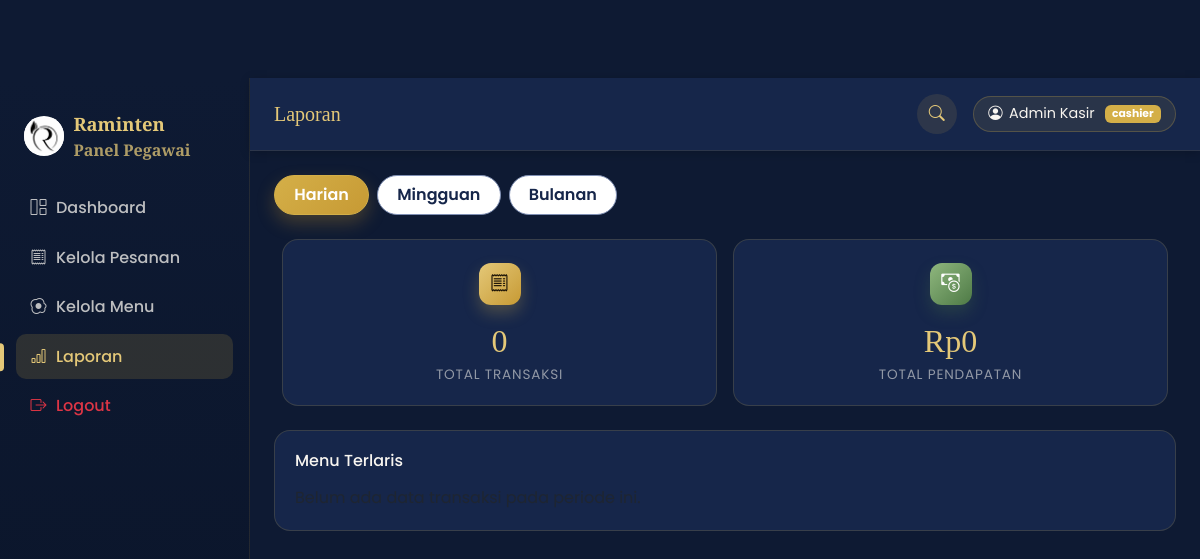
Page /admin/report (signed in) on the earlier database version.
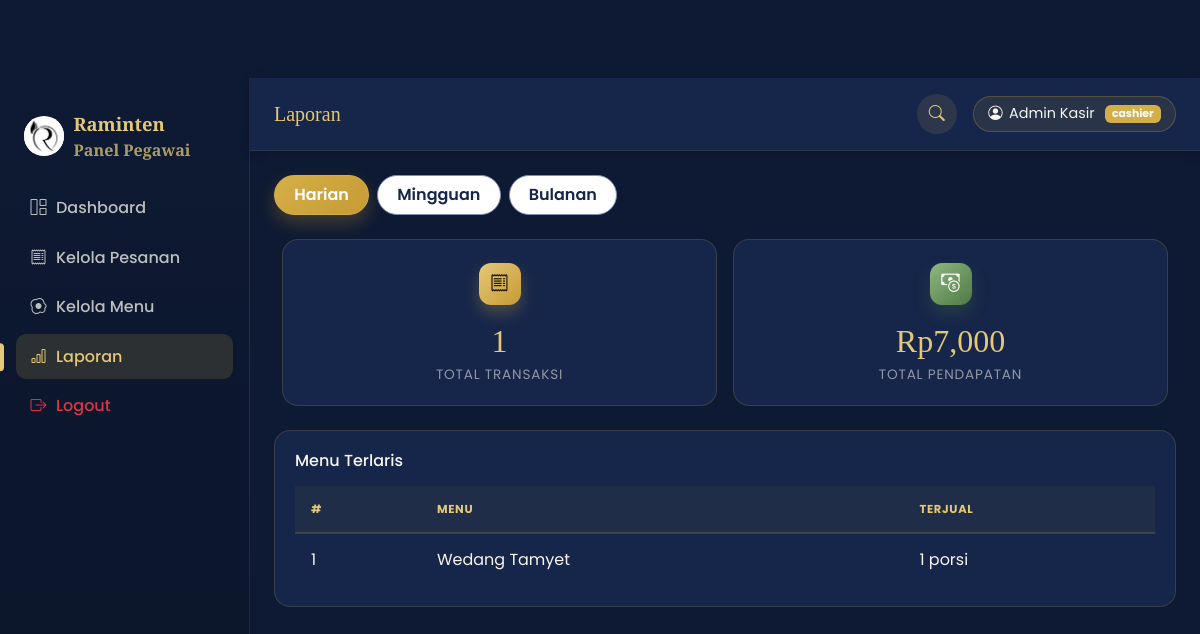
Same page on the later database version.
### models/menu.py (models this page shows, shortened)
class MenuItem(db.Model):
    __tablename__ = "menu_items"
    id = db.Column(db.Integer, primary_key=True)
    name = db.Column(db.String(100), nullable=False)
    _price = db.Column("price", db.Float, nullable=False)
    category = db.Column(db.String(20), nullable=False)  # Makanan / Minuman / Cemilan
    description = db.Column(db.String(255), default="")
    image = db.Column(db.String(255), default="default-menu.jpg")
    is_available = db.Column(db.Boolean, default=True)
    order_items = db.relationship("OrderItem", backref="menu_item", lazy=True)
    @property
    def price(self):
        return self._price
    @price.setter
    def price(self, value):
        if value is None or value < 0:
            raise ValueError("Harga menu tidak boleh negatif.")
        self._price = value

### routes/admin.py (the view)
@admin_bp.route("/report")
@login_required
def report():
    period = request.args.get("period", "harian")
    now = datetime.utcnow()
    if period == "mingguan":
        start = now - timedelta(days=7)
    elif period == "bulanan":
        start = now - timedelta(days=30)
    else:
        start = datetime(now.year, now.month, now.day)
    transactions = (
        Transaction.query.join(Order)
        .filter(Order.created_at >= start, Order._payment_status == PAYMENT_LUNAS)
        .all()
    )
    total_transaksi = len(transactions)
    total_pendapatan = sum(t.total for t in transactions)
    best_seller_rows = (
        db.session.query(
            OrderItem.menu_item_id,
            db.func.sum(OrderItem.quantity).label("total_qty"),
        )
        .join(Order)
        .filter(Order.created_at >= start, Order._payment_status == PAYMENT_LUNAS)
        .group_by(OrderItem.menu_item_id)
        .order_by(db.func.sum(OrderItem.quantity).desc())
        .limit(5)
        .all()
    )
    best_sellers = [
        (MenuItem.query.get(menu_id), qty) for menu_id, qty in best_seller_rows
    ]
    return render_template(
        "admin/report.html",
        period=period,
        total_transaksi=total_transaksi,
        total_pendapatan=total_pendapatan,
        best_sellers=best_sellers,
    )

### models/transaction.py (called while the page is built)
    @property
    def total(self):
        return self._total

### routes/auth.py (called while the page is built)
def login_required(view_func):
    @wraps(view_func)
    def wrapped(*args, **kwargs):
        if not session.get("staff_id"):
            flash("Silakan login terlebih dahulu.", "warning")
            return redirect(url_for("auth.login"))
        return view_func(*args, **kwargs)
    return wrapped

### templates/admin/report.html (shortened to what this page needs)
{% extends "admin/base.html" %}
{% block page_title %}Laporan{% endblock %}
{% block content %}
<div class="d-flex gap-2 mb-4">
  {% for p, label in [('harian','Harian'), ('mingguan','Mingguan'), ('bulanan','Bulanan')] %}
  <a href="{{ url_for('admin.report', period=p) }}" class="category-pill {{ 'active' if period==p }}">{{ label }}</a>
  {% endfor %}
</div>
<div class="row g-3 mb-4">
  <div class="col-md-6">
    <div class="stat-card stat-card--kpi tone-gold text-center">
      <div class="stat-icon"><i class="bi bi-receipt"></i></div>
      <div class="stat-value">{{ total_transaksi }}</div>
      <div class="stat-label">Total Transaksi</div>
    </div>
  </div>
  <div class="col-md-6">
    <div class="stat-card stat-card--kpi tone-leaf text-center">
      <div class="stat-icon"><i class="bi bi-cash-coin"></i></div>
      <div class="stat-value">Rp{{ '{:,.0f}'.format(total_pendapatan) }}</div>
      <div class="stat-label">Total Pendapatan</div>
    </div>
  </div>
</div>
<div class="stat-card">
  <h6 class="mb-3">Menu Terlaris</h6>
  {% if best_sellers %}
  <div class="table-responsive">
  <table class="table mb-0">
    <thead><tr><th>#</th><th>Menu</th><th>Terjual</th></tr></thead>
    <tbody>
      {% for menu_item, qty in best_sellers %}
      <tr>
        <td>{{ loop.index }}</td>
        <td>{{ menu_item.name if menu_item else '-' }}</td>
        <td>{{ qty }} porsi</td>
      </tr>
      {% endfor %}
    </tbody>
  </table>
  </div>
  {% else %}
  <p class="text-muted mb-0">Belum ada data transaksi pada periode ini.</p>
  {% endif %}
</div>
{% endblock %}

Differences in the rows shown:
now on this page (row edited): MenuItem: name "Wedang Tamyet", is_available "1"
Other differences:
{{ total_transaksi }}: "0" → "1"
{{ '{:,.0f}'.format(total_pendapatan) }}: "0" → "7,000"
text now shown: "# MENU TERJUAL"
